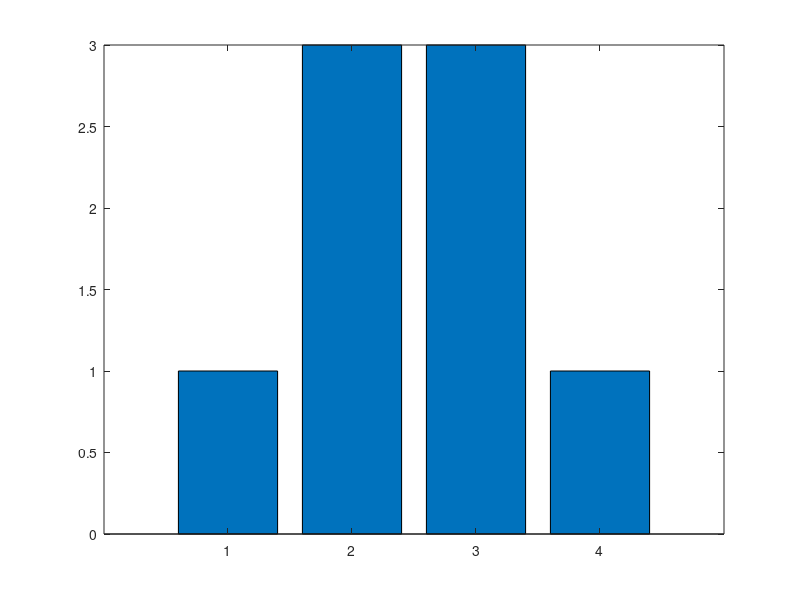

This figure's MATLAB source:
% MCDB 108C, Spring 2024
% Coding assignment #3: Monte-Carlo Simulations
% INSERT: Anthony Sacco

%% Parameter set 
p_infection = 1e-4; % probability that a cell gets infected by a given virus
num_viruses = 1e3; % total number of viruses. 
num_trials = 1e4; % total number of cells 

%% Create Monte Carlo simulation algorithm 
infection_tracker = zeros(num_trials,1); % vector recording the number of 
% infections for each cell
for i = 1:num_trials
    for j = 1:num_viruses
        if rand < p_infection
            infection_tracker(i) = infection_tracker(i)+ 1;
        end
    end
end

%% Analyze results
infection_stats = zeros(4,1); % vector recording the number of cells with 0, 1, 2 and >2 infections
for i = 1:num_trials 
    if infection_tracker(i) == 0
        infection_stats(1) = infection_stats(1) + 1;
    elseif infection_tracker(i) == 1
        infection_stats(2) = infection_stats(2) + 1;
    elseif infection_tracker(i) == 2
        infection_stats(3) = infection_stats(3) + 1;
    elseif infection_tracker(i) > 2
        infection_stats(4) = infection_stats(4) + 1;
    end
end 

%% Plot results of infected cells
bar(0:3, infection_stats / num_trials, 'FaceColor', [0.2 0.2 0.5]);
xticks(0:3);
xticklabels({'0 infections', '1 infection', '2 infections', '>2 infections'});
title('Distribution of Viral Infections per Cell');
xlabel('Number of Infections');
ylabel('Proportion of Cells');
grid on;


%INSERT: Does your result make sense? Explain in a few sentences what you
%see and why. Comment on the shape of the distribution you obtain. Does it 
%look like a bell-shaped (Gaussian) curve? Another type of distribution?

%This bar graph shows the proportion of cells that are associated with the
%states we defined(0 infections, 1 infection, etc..). This result of the
%bar graph makes sense given our original parameters. More specifically, we
%have a low probability of infection compared to a much higher number of
%cells which serves as a model to show how unlikely multiple infection
%events are. The bar graph would associate more with a Poisson distribution
%rather than a Gaussian distribution as most cells are observed with 0
%infections and the number of cells decreases as the infection count
%increases.

%% Excerise 1 Week 4 Discussion
clearvars

num_gfps = 3;
counter = zeros(num_gfps + 1, 1);

for i = 0: num_gfps
    counter(i+1) = nchoosek(num_gfps, i);
end

bar(counter);
xlabel = ('Number of Gfps in Daughter Cell A');
ylabel = ('Occurences');

%% Excersise 2 Week 4 Discussion
clearvars

% Parameters
n = 10; % Total GFPs
k = 3;  % GFPs to Daughter A
p = 0.5; % Probability of each GFP going to Daughter A

% Binomial distribution formula
P_k = nchoosek(n, k) * p^k * (1-p)^(n-k);

% Display the result
fprintf('The probability of Daughter A inheriting exactly 3 GFPs is %.4f\n', P_k);

